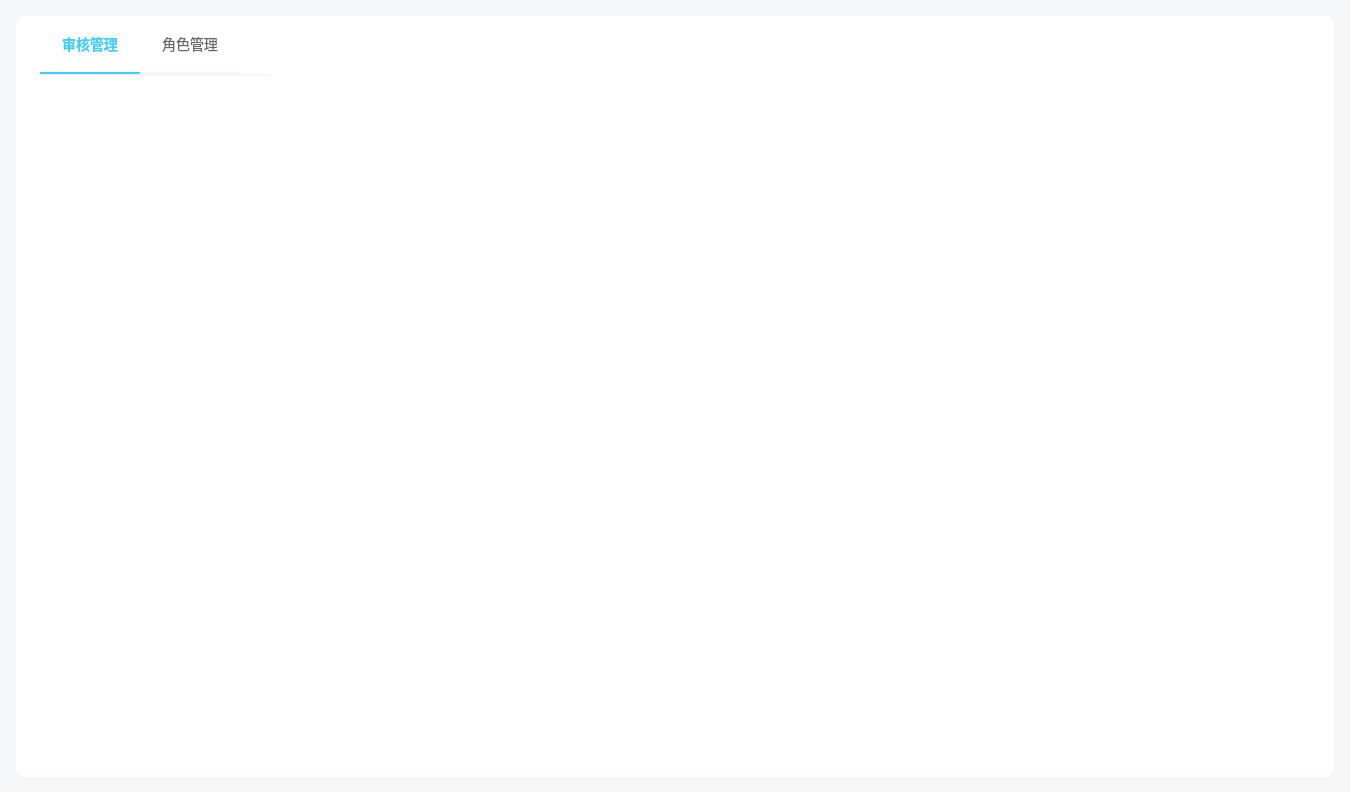
<?xml version="1.0" encoding="UTF-8"?>
<ui version="4.0">
 <class>AdminWidget</class>
 <widget class="QWidget" name="AdminWidget">
  <property name="geometry">
   <rect>
    <x>0</x>
    <y>0</y>
    <width>1350</width>
    <height>792</height>
   </rect>
  </property>
  <property name="windowTitle">
   <string>Form</string>
  </property>
  <layout class="QVBoxLayout" name="verticalLayout">
   <property name="spacing">
    <number>0</number>
   </property>
   <property name="leftMargin">
    <number>0</number>
   </property>
   <property name="topMargin">
    <number>0</number>
   </property>
   <property name="rightMargin">
    <number>0</number>
   </property>
   <property name="bottomMargin">
    <number>0</number>
   </property>
   <item>
    <widget class="QWidget" name="backgroundWidget" native="true">
     <property name="styleSheet">
      <string notr="true">#backgroundWidget {
 background-color: #F5F6F8;
}</string>
     </property>
     <layout class="QVBoxLayout" name="verticalLayout_2">
      <property name="spacing">
       <number>0</number>
      </property>
      <property name="leftMargin">
       <number>16</number>
      </property>
      <property name="topMargin">
       <number>16</number>
      </property>
      <property name="rightMargin">
       <number>16</number>
      </property>
      <property name="bottomMargin">
       <number>15</number>
      </property>
      <item>
       <widget class="QWidget" name="container" native="true">
        <property name="styleSheet">
         <string notr="true">#container {
 background-color: #FFFFFF;
 border-radius: 10px;
}
</string>
        </property>
        <widget class="QFrame" name="btnBox">
         <property name="geometry">
          <rect>
           <x>24</x>
           <y>0</y>
           <width>231</width>
           <height>60</height>
          </rect>
         </property>
         <property name="minimumSize">
          <size>
           <width>0</width>
           <height>60</height>
          </size>
         </property>
         <property name="maximumSize">
          <size>
           <width>16777215</width>
           <height>60</height>
          </size>
         </property>
         <property name="styleSheet">
          <string notr="true">#btnBox{
 border:none;
 border-bottom: 2px solid #F5F6F8 ;
}</string>
         </property>
         <property name="frameShape">
          <enum>QFrame::Shape::StyledPanel</enum>
         </property>
         <property name="frameShadow">
          <enum>QFrame::Shadow::Raised</enum>
         </property>
         <layout class="QHBoxLayout" name="horizontalLayout">
          <property name="spacing">
           <number>0</number>
          </property>
          <property name="leftMargin">
           <number>0</number>
          </property>
          <property name="topMargin">
           <number>0</number>
          </property>
          <property name="rightMargin">
           <number>0</number>
          </property>
          <property name="bottomMargin">
           <number>0</number>
          </property>
          <item>
           <widget class="QPushButton" name="checkBtn">
            <property name="minimumSize">
             <size>
              <width>100</width>
              <height>0</height>
             </size>
            </property>
            <property name="maximumSize">
             <size>
              <width>100</width>
              <height>60</height>
             </size>
            </property>
            <property name="sizeIncrement">
             <size>
              <width>100</width>
              <height>60</height>
             </size>
            </property>
            <property name="styleSheet">
             <string notr="true">#checkBtn {
 background-color: #FFFFFF;
 font-size: 14px;
 color: #3ECEFF;
 border:none;
 border-bottom: 2px solid #3ECEFF ;
 font-family:微软雅⿊;
 font-weight:bold;
}
</string>
            </property>
            <property name="text">
             <string>审核管理</string>
            </property>
           </widget>
          </item>
          <item>
           <widget class="QPushButton" name="roleBtn">
            <property name="minimumSize">
             <size>
              <width>100</width>
              <height>0</height>
             </size>
            </property>
            <property name="maximumSize">
             <size>
              <width>100</width>
              <height>60</height>
             </size>
            </property>
            <property name="sizeIncrement">
             <size>
              <width>100</width>
              <height>60</height>
             </size>
            </property>
            <property name="styleSheet">
             <string notr="true">#roleBtn {
 background-color: #FFFFFF;
 font-size: 14px;
 color: #666666;
 border:none;
border-bottom: 2px solid #F5F6F8;
 font-family:微软雅⿊;
}
</string>
            </property>
            <property name="text">
             <string>角色管理</string>
            </property>
           </widget>
          </item>
          <item>
           <spacer name="horizontalSpacer">
            <property name="orientation">
             <enum>Qt::Orientation::Horizontal</enum>
            </property>
            <property name="sizeHint" stdset="0">
             <size>
              <width>28</width>
              <height>20</height>
             </size>
            </property>
           </spacer>
          </item>
         </layout>
        </widget>
        <widget class="QWidget" name="pageBox" native="true">
         <property name="geometry">
          <rect>
           <x>24</x>
           <y>542</y>
           <width>1270</width>
           <height>219</height>
          </rect>
         </property>
        </widget>
        <widget class="CheckTable" name="checkTable" native="true">
         <property name="geometry">
          <rect>
           <x>0</x>
           <y>0</y>
           <width>1270</width>
           <height>686</height>
          </rect>
         </property>
         <property name="minimumSize">
          <size>
           <width>1270</width>
           <height>686</height>
          </size>
         </property>
         <property name="maximumSize">
          <size>
           <width>1270</width>
           <height>686</height>
          </size>
         </property>
        </widget>
        <widget class="RoleTable" name="roleTable" native="true">
         <property name="enabled">
          <bool>true</bool>
         </property>
         <property name="geometry">
          <rect>
           <x>0</x>
           <y>0</y>
           <width>1270</width>
           <height>686</height>
          </rect>
         </property>
         <property name="minimumSize">
          <size>
           <width>1270</width>
           <height>686</height>
          </size>
         </property>
         <property name="maximumSize">
          <size>
           <width>1270</width>
           <height>686</height>
          </size>
         </property>
        </widget>
       </widget>
      </item>
     </layout>
    </widget>
   </item>
  </layout>
 </widget>
 <customwidgets>
  <customwidget>
   <class>CheckTable</class>
   <extends>QWidget</extends>
   <header location="global">checktable.h</header>
   <container>1</container>
  </customwidget>
  <customwidget>
   <class>RoleTable</class>
   <extends>QWidget</extends>
   <header location="global">roletable.h</header>
   <container>1</container>
  </customwidget>
 </customwidgets>
 <resources/>
 <connections/>
</ui>
